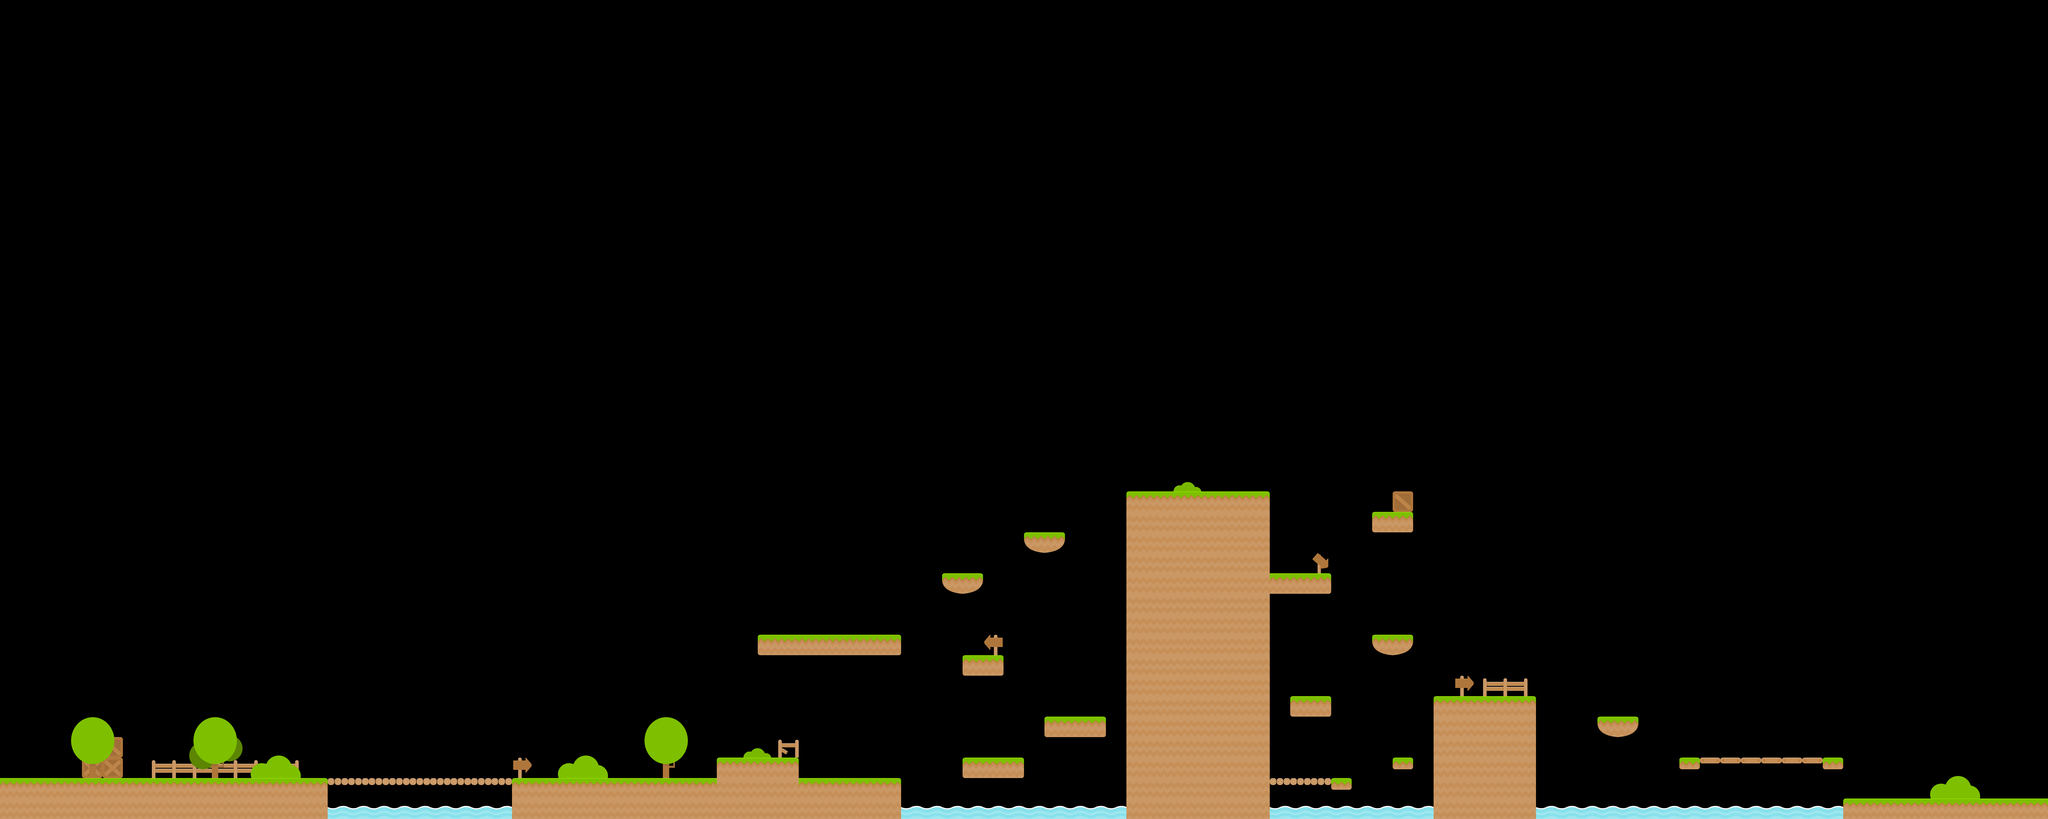

A level layout from a 2D game, rendered from its tile map. Below: a short description, then the map file with tile-grid data replaced by summaries:
An orthogonal 100x40 tile map with 70x70 px tiles, 4 tile layers (foreground, decor, blocked, background) and 56 objects.

<map version="1.0" orientation="orthogonal" width="100" height="40" tilewidth="70" tileheight="70">
 <properties>
  <property name="timeout" value="80" />
 </properties>
 <tileset firstgid="1" name="main" tilewidth="70" tileheight="70">
  <image source="res/img/tilesets/main-tileset.png" width="1400" height="700" />
 </tileset>
 <layer name="foreground" width="100" height="40">
  <data>[4000 cells, 43 non-empty, 1 distinct tile ids]</data>
 </layer>
 <layer name="decor" width="100" height="40">
  <data>[4000 cells, 47 non-empty, 28 distinct tile ids]</data>
 </layer>
 <layer name="blocked" width="100" height="40">
  <properties>
   <property name="blocant" value="true" />
  </properties>
  <data>[4000 cells, 278 non-empty, 11 distinct tile ids]</data>
 </layer>
 <layer name="background" width="100" height="40">
  <data>[4000 cells, 26 non-empty, 26 distinct tile ids]</data>
 </layer>
 <objectgroup name="pieces" width="100" height="40">
  <properties>
   <property name="drawable" value="false" />
  </properties>
  <object gid="110" x="1947" y="2659" />
  <object gid="110" x="2025" y="2659" />
  <object gid="110" x="2091" y="2659" />
  <object gid="110" x="2165" y="2659" />
  <object gid="110" x="2237" y="2659" />
  <object gid="110" x="3365" y="2589" />
  <object gid="110" x="3698" y="2449" />
  <object gid="110" x="2675" y="2169" />
  <object gid="110" x="2738" y="2169" />
  <object gid="110" x="4691" y="1749" />
  <object gid="110" x="4346" y="2660" />
  <object gid="110" x="4410" y="2660" />
  <object gid="110" x="4474" y="2660" />
  <object gid="110" x="4873" y="2140" />
  <object gid="110" x="4930" y="2110" />
  <object gid="110" x="5018" y="2109" />
  <object gid="110" x="5083" y="2172" />
  <object gid="110" x="5107" y="2243" />
  <object gid="110" x="5112" y="2340" />
  <object gid="110" x="5806" y="2589" />
  <object gid="110" x="5877" y="2589" />
  <object gid="110" x="5950" y="2589" />
  <object gid="110" x="6021" y="2589" />
  <object gid="110" x="6092" y="2589" />
  <object gid="110" x="6163" y="2589" />
  <object gid="110" x="6647" y="2729" />
  <object gid="110" x="6505" y="2729" />
  <object gid="110" x="6576" y="2729" />
 </objectgroup>
 <objectgroup name="actions" width="100" height="40">
  <object gid="68" x="6850" y="2729">
   <properties>
    <property name="action" value="end" />
   </properties>
  </object>
  <object gid="67" x="140" y="2660" />
  <object gid="67" x="140" y="2660">
   <properties>
    <property name="action" value="start" />
   </properties>
  </object>
 </objectgroup>
 <objectgroup name="enemies" width="100" height="40">
  <properties>
   <property name="drawable" value="false" />
  </properties>
  <object gid="109" x="2590" y="2170">
   <properties>
    <property name="moving_to" value="6" />
    <property name="type" value="snail" />
   </properties>
  </object>
  <object gid="109" x="4900" y="2380">
   <properties>
    <property name="moving_to" value="4" />
    <property name="type" value="snail" />
   </properties>
  </object>
  <object gid="109" x="5740" y="2590">
   <properties>
    <property name="moving_to" value="6" />
    <property name="type" value="snail" />
   </properties>
  </object>
  <object gid="108" x="1419" y="2751">
   <properties>
    <property name="jumping" value="8" />
    <property name="type" value="fish" />
   </properties>
  </object>
 </objectgroup>
 <objectgroup name="obstacles" width="100" height="40">
  <properties>
   <property name="blocant" value="true" />
  </properties>
  <object x="3290" y="2589" width="209" height="4" />
  <object x="3570" y="2450" width="209" height="4" />
  <object x="3290" y="2240" width="138" height="5" />
  <object x="2590" y="2170" width="489" height="4" />
  <object x="3220" y="1960" width="140" height="3" />
  <object x="3499" y="1819" width="141" height="4" />
  <object x="4340" y="2661" width="279" height="3" />
  <object x="0" y="2660" width="1118" height="138" />
  <object x="1119" y="2660" width="630" height="4" />
  <object x="1750" y="2660" width="1327" height="137" />
  <object x="2450" y="2590" width="279" height="69" />
  <object x="3849" y="1680" width="489" height="1118" />
  <object x="4339" y="1960" width="210" height="6" />
  <object x="4410" y="2380" width="139" height="5" />
  <object x="4761" y="2590" width="68" height="4" />
  <object x="4690" y="2170" width="139" height="5" />
  <object x="4900" y="2381" width="348" height="417" />
  <object x="5460" y="2450" width="139" height="5" />
  <object x="5740" y="2591" width="558" height="3" />
  <object x="6301" y="2730" width="696" height="67" />
  <object x="4691" y="1750" width="137" height="5" />
 </objectgroup>
</map>